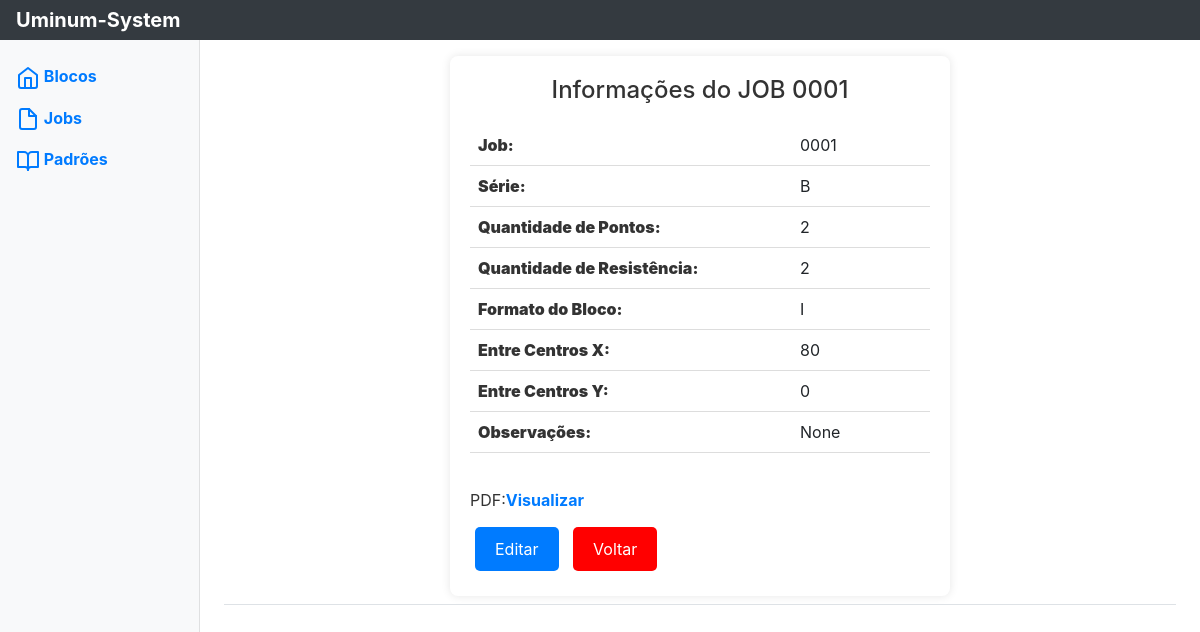
Page /blocos/produto/1/ on the committed database.
### Blocos/models.py (models this page shows, shortened)
class Produto(models.Model):
    id = models.AutoField(primary_key=True)
    Job = models.CharField(max_length=4 ,blank=False, null=False)
    Serie = models.ForeignKey(Serie, on_delete=models.PROTECT, related_name='serieBlocos')
    qtdPontos = models.IntegerField(blank=False, null=False)
    qtdResistencia = models.IntegerField(blank=False, null=False)
    formatoBloco = models.ForeignKey(Formato, on_delete=models.PROTECT, related_name='formasBlocos')
    entreCentrosX = models.IntegerField(blank=False, null=False)
    entreCentrosY = models.IntegerField(blank=False, null=False)
    pdf = models.FileField(upload_to='', default='ola.pdf', blank=False, null=False)
    obs = models.CharField(max_length=200, blank=True, null=True)

class Serie(models.Model):
    id = models.AutoField(primary_key=True)
    Serie = models.CharField(max_length=1, blank=False, null=False)
    def __str__(self):
        return str(self.Serie)

class Formato(models.Model):
    id = models.AutoField(primary_key=True)
    formato = models.CharField(max_length=2, blank=False, null=False)
    def __str__(self):
        return str(self.formato)

### Blocos/views.py (the view)
# urls.py: path('produto/<int:pk>/', detalheBloco.as_view(), name='DetalheBloco'),
class detalheBloco(DetailView):
    model = Produto
    template_name = 'detalha_bloco.html'
    context_object_name = 'object'
    pk_url_kwarg = 'pk' #Utilizar pk pois 'pk' é o valor do ID do objeto

### Blocos/templates/detalha_bloco.html (shortened to what this page needs)
{% extends "base.html" %}
{% block content %}
    <div class="produto-card">
        <h1>Informações do JOB {{ object.Job }}</h1>
        <table class="info-table">
            <tr>
                <td><strong>Job:</strong></td>
                <td>{{ object.Job }}</td>
            </tr>
            <tr>
                <td><strong>Série:</strong></td>
                <td>{{ object.Serie }}</td>
            </tr>
            <tr>
                <td><strong>Quantidade de Pontos:</strong></td>
                <td>{{ object.qtdPontos }}</td>
            </tr>
            <tr>
                <td><strong>Quantidade de Resistência:</strong></td>
                <td>{{ object.qtdResistencia }}</td>
            </tr>
            <tr>
                <td><strong>Formato do Bloco:</strong></td>
                <td>{{ object.formatoBloco }}</td>
            </tr>
            <tr>
                <td><strong>Entre Centros X:</strong></td>
                <td>{{ object.entreCentrosX }}</td>
            </tr>
            <tr>
                <td><strong>Entre Centros Y:</strong></td>
                <td>{{ object.entreCentrosY }}</td>
            </tr>
            <tr>
                <td><strong>Observações:</strong></td>
                <td>{{ object.obs }}</td>
            </tr>
        </table>
        <p class="inline-block">PDF:</p><a href="{{ object.pdf.url }}" target="_blank">Visualizar</a><br>
        <a href="{% url 'EditaBloco' pk=object.pk %}"><button class="editar">Editar</button></a>
        <a href="{% url 'ListaBloco' %}"><button class="voltar">Voltar</button></a>
    </div>
{% endblock %}

### Blocos/templates/detalha_bloco.html (style rules this page uses)
.produto-card { background-color: #fff; box-shadow: 0 0 10px rgba(0, 0, 0, 0.1); padding: 20px; border-radius: 8px; width: 500px; margin: auto; }
h1 { color: #333; font-size: 24px; margin-bottom: 20px; text-align: center; }
p { margin: 10px 0; color: #666; }
p.inline-block { display: inline-block; margin-top: 15px; color: #333; }
a { color: #007BFF; text-decoration: none; font-weight: bold; }
button { padding: 10px 20px; border: none; cursor: pointer; border-radius: 5px; font-size: 16px; margin: 5px; }
button.voltar { background-color: red; color: white; }
button.editar { background-color: #007BFF; color: white; }
.info-table { width: 100%; border-collapse: collapse; margin-bottom: 20px; }
.info-table td { padding: 8px; border-bottom: 1px solid #ddd; padding-right: 20px; }
.info-table td:first-child { font-weight: bold; color: #333; width: 70%; }

### rows in the picture
Produto: Job "0001", Serie "B", qtdPontos "2", qtdResistencia "2", formatoBloco "I", entreCentrosX "80", entreCentrosY "0", obs "None"
